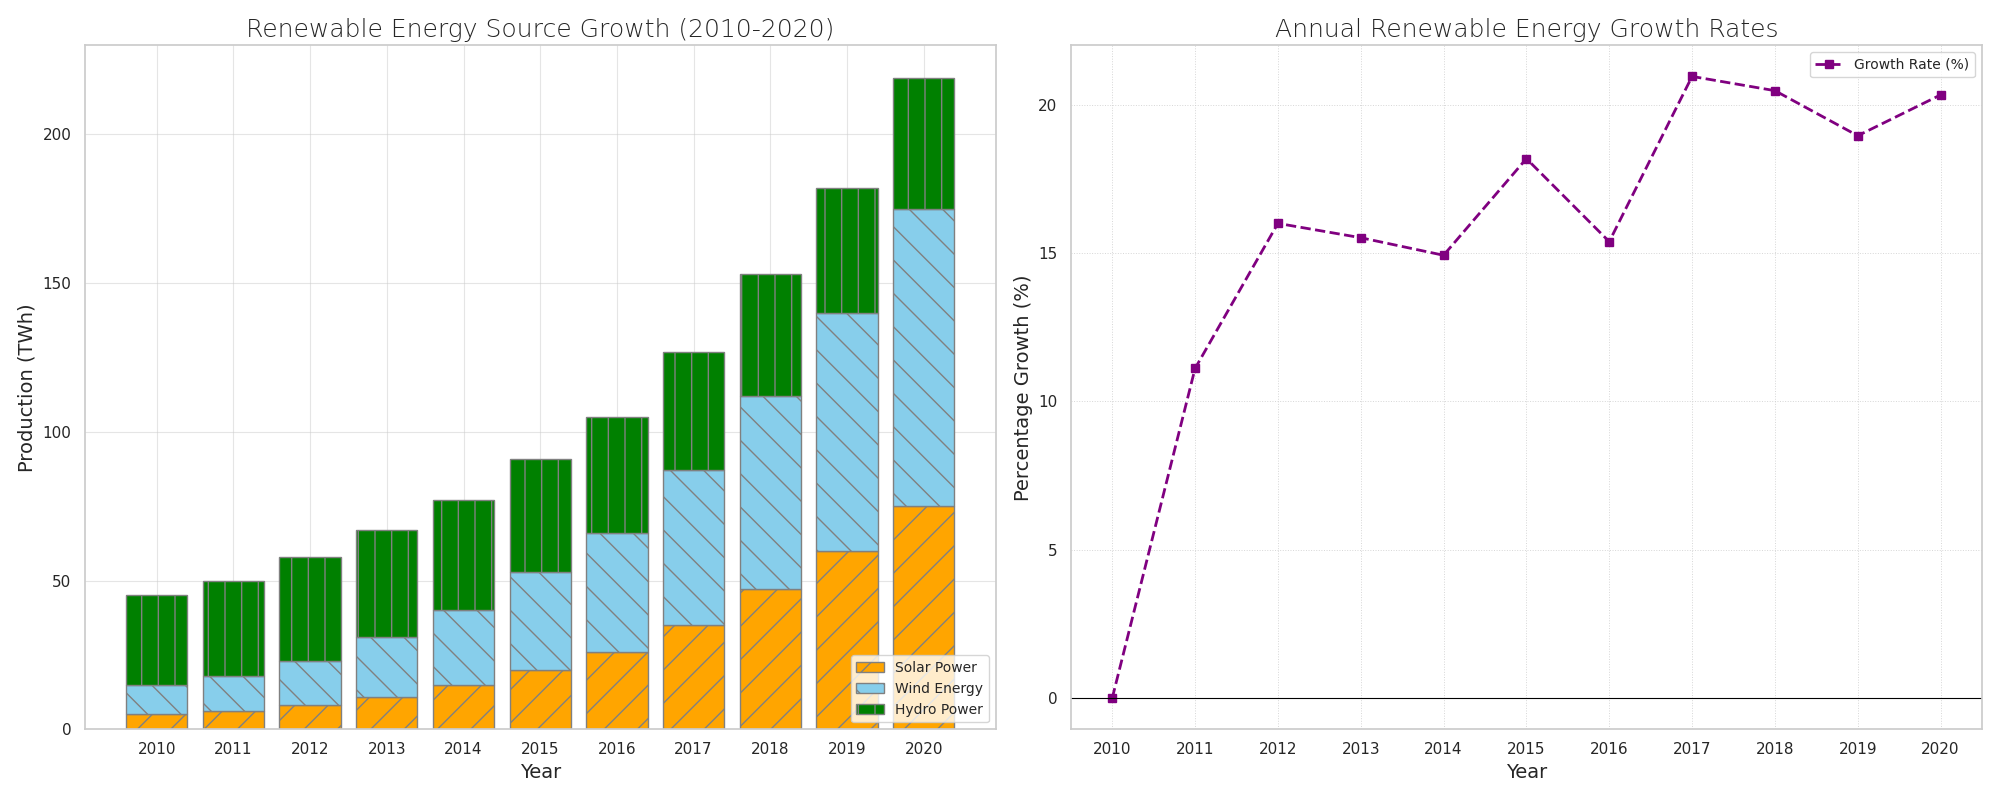

Recreate this plot in Python.
import matplotlib.pyplot as plt
import numpy as np

years = np.arange(2010, 2021)
solar_energy = np.array([5, 6, 8, 11, 15, 20, 26, 35, 47, 60, 75])
wind_energy = np.array([10, 12, 15, 20, 25, 33, 40, 52, 65, 80, 100])
hydropower_energy = np.array([30, 32, 35, 36, 37, 38, 39, 40, 41, 42, 44])
cumulative_energy = solar_energy + wind_energy + hydropower_energy
percentage_growth = np.zeros(len(years))
percentage_growth[1:] = 100 * (cumulative_energy[1:] - cumulative_energy[:-1]) / cumulative_energy[:-1]

fig, axs = plt.subplots(1, 2, figsize=(20, 8))

# First subplot: Stacked bar chart
axs[0].bar(years, solar_energy, label='Solar Power', color='orange', edgecolor='gray', hatch='/')
axs[0].bar(years, wind_energy, bottom=solar_energy, label='Wind Energy', color='skyblue', edgecolor='gray', hatch='\\')
axs[0].bar(years, hydropower_energy, bottom=solar_energy + wind_energy, label='Hydro Power', color='green', edgecolor='gray', hatch='|')

axs[0].set_title('Renewable Energy Source Growth (2010-2020)', fontsize=18, fontweight='light')
axs[0].set_xlabel('Year', fontsize=14)
axs[0].set_ylabel('Production (TWh)', fontsize=14)
axs[0].set_xticks(years)
axs[0].set_yticks(np.arange(0, 250, 50))
axs[0].legend(loc='lower right', fontsize=10)
axs[0].grid(True, which='both', linestyle='-', linewidth=0.8, alpha=0.5)

# Second subplot: Line plot for percentage growth
axs[1].plot(years, percentage_growth, marker='s', linestyle='--', color='purple', linewidth=2, label='Growth Rate (%)')
axs[1].set_title('Annual Renewable Energy Growth Rates', fontsize=18, fontweight='light')
axs[1].set_xlabel('Year', fontsize=14)
axs[1].set_ylabel('Percentage Growth (%)', fontsize=14)
axs[1].set_xticks(years)
axs[1].axhline(0, color='black', linewidth=0.8)
axs[1].grid(True, which='both', linestyle=':', linewidth=0.7, alpha=0.8)
axs[1].legend(loc='upper right', fontsize=10)

plt.tight_layout()
plt.show()
